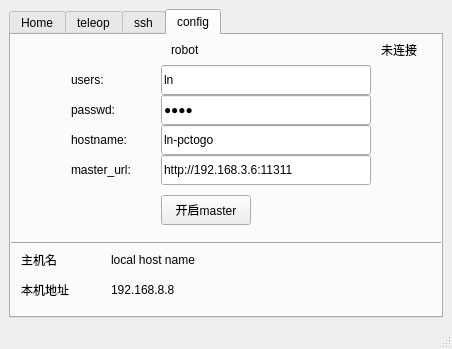
<?xml version="1.0" encoding="UTF-8"?>
<ui version="4.0">
 <class>MainWindowDesign</class>
 <widget class="QMainWindow" name="MainWindowDesign">
  <property name="geometry">
   <rect>
    <x>0</x>
    <y>0</y>
    <width>452</width>
    <height>349</height>
   </rect>
  </property>
  <property name="windowTitle">
   <string>Reinovo Controller</string>
  </property>
  <property name="windowIcon">
   <iconset resource="../resources/images.qrc">
    <normaloff>:/images/reinovo.png</normaloff>:/images/reinovo.png</iconset>
  </property>
  <property name="locale">
   <locale language="English" country="Australia"/>
  </property>
  <widget class="QWidget" name="centralwidget">
   <layout class="QHBoxLayout">
    <item>
     <widget class="QTabWidget" name="tabWidget">
      <property name="currentIndex">
       <number>3</number>
      </property>
      <widget class="QWidget" name="tab">
       <attribute name="title">
        <string>Home</string>
       </attribute>
       <widget class="QPushButton" name="open_drive">
        <property name="geometry">
         <rect>
          <x>20</x>
          <y>20</y>
          <width>60</width>
          <height>60</height>
         </rect>
        </property>
        <property name="text">
         <string>打开驱动</string>
        </property>
       </widget>
       <widget class="QPushButton" name="open_drive_2">
        <property name="geometry">
         <rect>
          <x>20</x>
          <y>90</y>
          <width>60</width>
          <height>60</height>
         </rect>
        </property>
        <property name="text">
         <string>打开slam</string>
        </property>
       </widget>
       <widget class="QPushButton" name="open_drive_3">
        <property name="geometry">
         <rect>
          <x>290</x>
          <y>90</y>
          <width>60</width>
          <height>60</height>
         </rect>
        </property>
        <property name="text">
         <string>保存地图</string>
        </property>
       </widget>
       <widget class="QLabel" name="label_4">
        <property name="geometry">
         <rect>
          <x>100</x>
          <y>90</y>
          <width>70</width>
          <height>60</height>
         </rect>
        </property>
        <property name="text">
         <string>map name</string>
        </property>
       </widget>
       <widget class="QLineEdit" name="lineEdit">
        <property name="geometry">
         <rect>
          <x>170</x>
          <y>90</y>
          <width>100</width>
          <height>60</height>
         </rect>
        </property>
       </widget>
      </widget>
      <widget class="QWidget" name="tab_2">
       <attribute name="title">
        <string>teleop</string>
       </attribute>
       <widget class="QPushButton" name="vx_plus">
        <property name="geometry">
         <rect>
          <x>160</x>
          <y>110</y>
          <width>60</width>
          <height>60</height>
         </rect>
        </property>
        <property name="text">
         <string>前进</string>
        </property>
       </widget>
       <widget class="QPushButton" name="vx_low">
        <property name="geometry">
         <rect>
          <x>160</x>
          <y>180</y>
          <width>60</width>
          <height>60</height>
         </rect>
        </property>
        <property name="text">
         <string>后退</string>
        </property>
       </widget>
       <widget class="QPushButton" name="vth_low">
        <property name="geometry">
         <rect>
          <x>230</x>
          <y>110</y>
          <width>60</width>
          <height>60</height>
         </rect>
        </property>
        <property name="text">
         <string>右旋</string>
        </property>
       </widget>
       <widget class="QPushButton" name="vy_low">
        <property name="geometry">
         <rect>
          <x>230</x>
          <y>180</y>
          <width>60</width>
          <height>60</height>
         </rect>
        </property>
        <property name="text">
         <string>右移</string>
        </property>
       </widget>
       <widget class="QPushButton" name="vth_plus">
        <property name="geometry">
         <rect>
          <x>90</x>
          <y>110</y>
          <width>60</width>
          <height>60</height>
         </rect>
        </property>
        <property name="text">
         <string>左旋</string>
        </property>
       </widget>
       <widget class="QPushButton" name="vy_plus">
        <property name="geometry">
         <rect>
          <x>90</x>
          <y>180</y>
          <width>60</width>
          <height>60</height>
         </rect>
        </property>
        <property name="text">
         <string>左移</string>
        </property>
       </widget>
       <widget class="QDoubleSpinBox" name="vx_value">
        <property name="geometry">
         <rect>
          <x>40</x>
          <y>10</y>
          <width>70</width>
          <height>60</height>
         </rect>
        </property>
        <property name="maximum">
         <double>5.000000000000000</double>
        </property>
        <property name="singleStep">
         <double>0.010000000000000</double>
        </property>
        <property name="value">
         <double>0.150000000000000</double>
        </property>
       </widget>
       <widget class="QLabel" name="label_5">
        <property name="geometry">
         <rect>
          <x>10</x>
          <y>10</y>
          <width>30</width>
          <height>60</height>
         </rect>
        </property>
        <property name="text">
         <string>vx:</string>
        </property>
       </widget>
       <widget class="QLabel" name="label_6">
        <property name="geometry">
         <rect>
          <x>130</x>
          <y>10</y>
          <width>30</width>
          <height>60</height>
         </rect>
        </property>
        <property name="text">
         <string>vy:</string>
        </property>
       </widget>
       <widget class="QDoubleSpinBox" name="vy_value">
        <property name="geometry">
         <rect>
          <x>160</x>
          <y>10</y>
          <width>70</width>
          <height>60</height>
         </rect>
        </property>
        <property name="maximum">
         <double>5.000000000000000</double>
        </property>
        <property name="singleStep">
         <double>0.010000000000000</double>
        </property>
        <property name="value">
         <double>0.150000000000000</double>
        </property>
       </widget>
       <widget class="QLabel" name="label_7">
        <property name="geometry">
         <rect>
          <x>250</x>
          <y>10</y>
          <width>30</width>
          <height>60</height>
         </rect>
        </property>
        <property name="text">
         <string>vth:</string>
        </property>
       </widget>
       <widget class="QDoubleSpinBox" name="vth_value">
        <property name="geometry">
         <rect>
          <x>280</x>
          <y>10</y>
          <width>70</width>
          <height>60</height>
         </rect>
        </property>
        <property name="maximum">
         <double>6.000000000000000</double>
        </property>
        <property name="singleStep">
         <double>0.010000000000000</double>
        </property>
        <property name="value">
         <double>0.300000000000000</double>
        </property>
       </widget>
       <widget class="QCheckBox" name="long_2">
        <property name="geometry">
         <rect>
          <x>370</x>
          <y>10</y>
          <width>60</width>
          <height>30</height>
         </rect>
        </property>
        <property name="text">
         <string>长动</string>
        </property>
       </widget>
       <widget class="QCheckBox" name="jog">
        <property name="geometry">
         <rect>
          <x>370</x>
          <y>40</y>
          <width>60</width>
          <height>30</height>
         </rect>
        </property>
        <property name="text">
         <string>点动</string>
        </property>
       </widget>
       <widget class="QPushButton" name="v_stop">
        <property name="geometry">
         <rect>
          <x>320</x>
          <y>150</y>
          <width>60</width>
          <height>60</height>
         </rect>
        </property>
        <property name="text">
         <string>stop</string>
        </property>
       </widget>
      </widget>
      <widget class="QWidget" name="tab_4">
       <attribute name="title">
        <string>ssh</string>
       </attribute>
       <widget class="QLineEdit" name="ssh_input">
        <property name="geometry">
         <rect>
          <x>80</x>
          <y>230</y>
          <width>300</width>
          <height>30</height>
         </rect>
        </property>
       </widget>
       <widget class="QLabel" name="label_3">
        <property name="geometry">
         <rect>
          <x>20</x>
          <y>40</y>
          <width>60</width>
          <height>30</height>
         </rect>
        </property>
        <property name="text">
         <string>output:</string>
        </property>
       </widget>
       <widget class="QLabel" name="label_8">
        <property name="geometry">
         <rect>
          <x>20</x>
          <y>230</y>
          <width>60</width>
          <height>30</height>
         </rect>
        </property>
        <property name="text">
         <string>input:</string>
        </property>
       </widget>
       <widget class="QPushButton" name="ssh_connect">
        <property name="geometry">
         <rect>
          <x>380</x>
          <y>40</y>
          <width>40</width>
          <height>30</height>
         </rect>
        </property>
        <property name="text">
         <string>连接</string>
        </property>
       </widget>
       <widget class="QPushButton" name="ssh_enter">
        <property name="geometry">
         <rect>
          <x>380</x>
          <y>230</y>
          <width>40</width>
          <height>30</height>
         </rect>
        </property>
        <property name="text">
         <string>回车</string>
        </property>
       </widget>
       <widget class="QPlainTextEdit" name="ssh_output">
        <property name="geometry">
         <rect>
          <x>83</x>
          <y>40</y>
          <width>301</width>
          <height>171</height>
         </rect>
        </property>
        <property name="font">
         <font>
          <pointsize>7</pointsize>
         </font>
        </property>
       </widget>
      </widget>
      <widget class="QWidget" name="tab_3">
       <attribute name="title">
        <string>config</string>
       </attribute>
       <widget class="QLineEdit" name="master_url">
        <property name="geometry">
         <rect>
          <x>150</x>
          <y>120</y>
          <width>210</width>
          <height>30</height>
         </rect>
        </property>
        <property name="text">
         <string>http://192.168.3.6:11311</string>
        </property>
       </widget>
       <widget class="QLineEdit" name="hostname">
        <property name="geometry">
         <rect>
          <x>150</x>
          <y>90</y>
          <width>210</width>
          <height>30</height>
         </rect>
        </property>
        <property name="text">
         <string>ln-pctogo</string>
        </property>
       </widget>
       <widget class="QLabel" name="label">
        <property name="geometry">
         <rect>
          <x>60</x>
          <y>120</y>
          <width>90</width>
          <height>30</height>
         </rect>
        </property>
        <property name="text">
         <string>master_url:</string>
        </property>
       </widget>
       <widget class="QLabel" name="label_2">
        <property name="geometry">
         <rect>
          <x>60</x>
          <y>90</y>
          <width>90</width>
          <height>30</height>
         </rect>
        </property>
        <property name="text">
         <string>hostname:</string>
        </property>
       </widget>
       <widget class="QLabel" name="label_9">
        <property name="geometry">
         <rect>
          <x>60</x>
          <y>30</y>
          <width>90</width>
          <height>30</height>
         </rect>
        </property>
        <property name="text">
         <string>users:</string>
        </property>
       </widget>
       <widget class="QLineEdit" name="users">
        <property name="geometry">
         <rect>
          <x>150</x>
          <y>30</y>
          <width>210</width>
          <height>30</height>
         </rect>
        </property>
        <property name="text">
         <string>ln</string>
        </property>
       </widget>
       <widget class="QLineEdit" name="passwd">
        <property name="geometry">
         <rect>
          <x>150</x>
          <y>60</y>
          <width>210</width>
          <height>30</height>
         </rect>
        </property>
        <property name="text">
         <string>root</string>
        </property>
        <property name="echoMode">
         <enum>QLineEdit::Password</enum>
        </property>
       </widget>
       <widget class="QLabel" name="label_10">
        <property name="geometry">
         <rect>
          <x>60</x>
          <y>60</y>
          <width>90</width>
          <height>30</height>
         </rect>
        </property>
        <property name="text">
         <string>passwd:</string>
        </property>
       </widget>
       <widget class="QLabel" name="label_11">
        <property name="geometry">
         <rect>
          <x>10</x>
          <y>240</y>
          <width>70</width>
          <height>30</height>
         </rect>
        </property>
        <property name="text">
         <string>本机地址</string>
        </property>
       </widget>
       <widget class="QLabel" name="label_12">
        <property name="geometry">
         <rect>
          <x>10</x>
          <y>210</y>
          <width>70</width>
          <height>30</height>
         </rect>
        </property>
        <property name="text">
         <string>主机名</string>
        </property>
       </widget>
       <widget class="QLabel" name="local_hostname">
        <property name="geometry">
         <rect>
          <x>100</x>
          <y>210</y>
          <width>210</width>
          <height>30</height>
         </rect>
        </property>
        <property name="text">
         <string>local host name</string>
        </property>
       </widget>
       <widget class="Line" name="line">
        <property name="geometry">
         <rect>
          <x>0</x>
          <y>200</y>
          <width>431</width>
          <height>16</height>
         </rect>
        </property>
        <property name="orientation">
         <enum>Qt::Horizontal</enum>
        </property>
       </widget>
       <widget class="QLabel" name="local_address">
        <property name="geometry">
         <rect>
          <x>100</x>
          <y>240</y>
          <width>210</width>
          <height>30</height>
         </rect>
        </property>
        <property name="text">
         <string>192.168.8.8</string>
        </property>
       </widget>
       <widget class="QLabel" name="label_13">
        <property name="geometry">
         <rect>
          <x>160</x>
          <y>0</y>
          <width>60</width>
          <height>30</height>
         </rect>
        </property>
        <property name="text">
         <string>robot</string>
        </property>
       </widget>
       <widget class="QPushButton" name="open_master">
        <property name="geometry">
         <rect>
          <x>150</x>
          <y>160</y>
          <width>90</width>
          <height>30</height>
         </rect>
        </property>
        <property name="text">
         <string>开启master</string>
        </property>
        <property name="checkable">
         <bool>false</bool>
        </property>
        <property name="autoExclusive">
         <bool>false</bool>
        </property>
       </widget>
       <widget class="QLabel" name="master_connection">
        <property name="geometry">
         <rect>
          <x>370</x>
          <y>0</y>
          <width>60</width>
          <height>30</height>
         </rect>
        </property>
        <property name="text">
         <string>未连接</string>
        </property>
       </widget>
      </widget>
     </widget>
    </item>
   </layout>
  </widget>
  <widget class="QStatusBar" name="statusbar"/>
  <action name="action_Quit">
   <property name="text">
    <string>&amp;Quit</string>
   </property>
   <property name="shortcut">
    <string>Ctrl+Q</string>
   </property>
   <property name="shortcutContext">
    <enum>Qt::ApplicationShortcut</enum>
   </property>
  </action>
  <action name="action_Preferences">
   <property name="text">
    <string>&amp;Preferences</string>
   </property>
  </action>
  <action name="actionAbout">
   <property name="text">
    <string>&amp;About</string>
   </property>
  </action>
  <action name="actionAbout_Qt">
   <property name="text">
    <string>About &amp;Qt</string>
   </property>
  </action>
 </widget>
 <resources>
  <include location="../resources/images.qrc"/>
 </resources>
 <connections>
  <connection>
   <sender>action_Quit</sender>
   <signal>triggered()</signal>
   <receiver>MainWindowDesign</receiver>
   <slot>close()</slot>
   <hints>
    <hint type="sourcelabel">
     <x>-1</x>
     <y>-1</y>
    </hint>
    <hint type="destinationlabel">
     <x>399</x>
     <y>299</y>
    </hint>
   </hints>
  </connection>
 </connections>
</ui>
